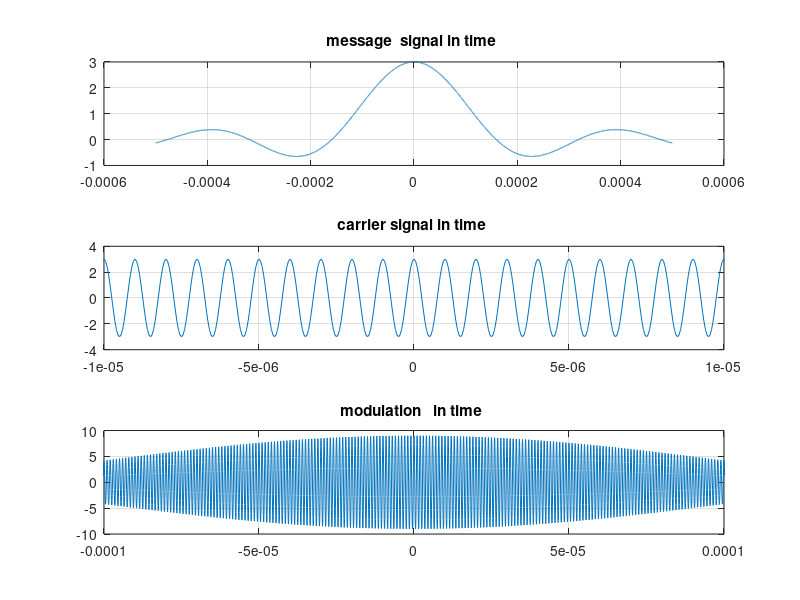
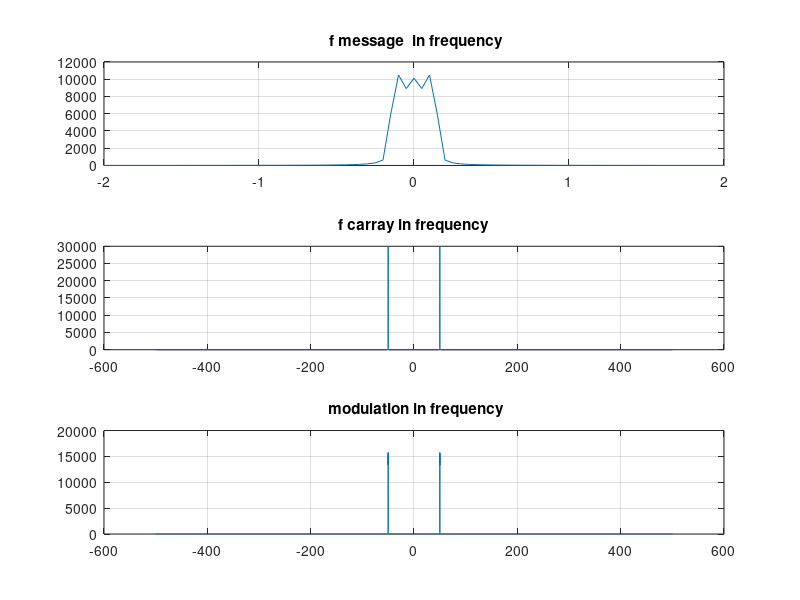
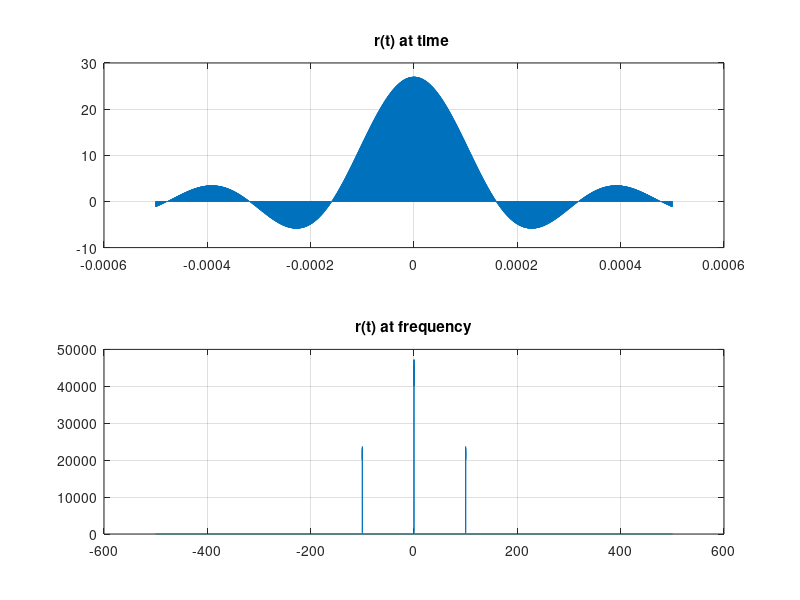
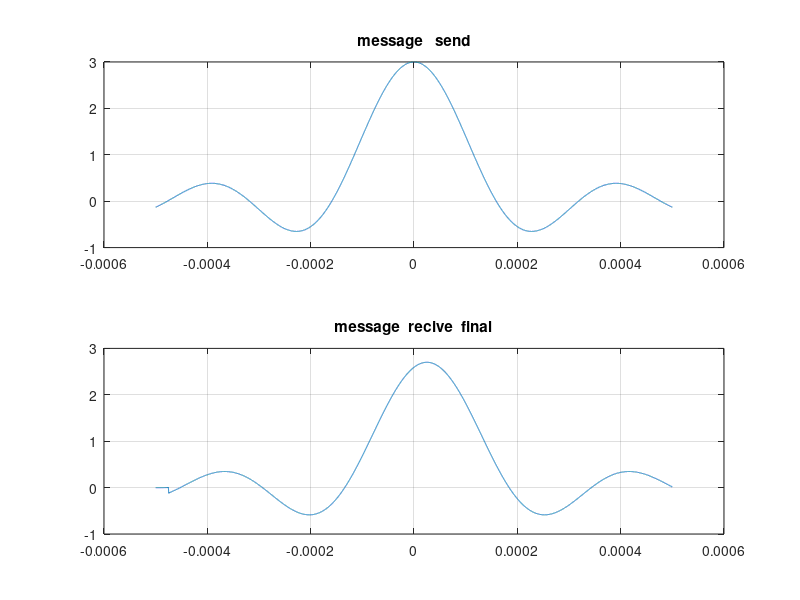

Here is the MATLAB script that generated these plots, in order:

pkg load signal ;
% modulation   
                                                     
fm=1000;                                                          %     message frequency 
fc=1000000;                                                       %      carrier  frequency 
st=1/(20*fc) ;                                                     % sample rate
t=-.0005:st:.0005;                           

                                               
m=3*sinc(2*pi*fm*t);                             % the message 
c=3*cos(2*pi*fc*t);                              % the carrier 
s=m.*c;                                         %  s(m)

%  plotint  in time  domain 
figure(1) 
subplot(3,1,1);plot(t,m);title("message  signal in time ");grid on ;    
subplot(3,1,2);plot(t,c);title("carrier signal in time ");  grid on ;    axis( [-10/fc 10/fc -4 4 ] );
subplot(3,1,3);plot(t,s);title("modulation   in time ");grid on ;    axis( [-100/fc 100/fc -10 10 ] );


%  ploting int frequency  domain  

f=linspace(-fm/2,fm/2,length(t));               %  calcuting  the frequency


m_freq=fftshift(fft(m));                        % message  in frequency

c_freq=fftshift(fft(c));                        % carray  in frequency

s_freq=fftshift(fft(s));                      % s(m)   in frequency



figure (2) ;
subplot(3,1,1);plot(f,abs(m_freq));title(" f message  in frequency"); grid on ;  axis([-2 2 ]);
subplot(3,1,2);plot(f,abs(c_freq));title("f carray in frequency"); grid on ;
subplot(3,1,3);plot(f,abs(s_freq));title(" modulation in frequency"); grid on ;






%%%%  demoduation    

r=s.*c;                            %   after demodulted     r(t)

r_freq=fftshift(fft(r));                % in frequency  
%r_freq=fft(r);
figure 3 ;

subplot(2,1,1) ,plot(t,r),title("r(t) at time "); grid on ;
subplot(2,1,2) ,plot(f,abs(r_freq)),title("r(t) at frequency"); grid on ; 



%%%    using  low pass filter   


%lf=fir1(1000,110/1000);
lf=fir1(1000,[0 .1]);


low_filter_r=filter(lf,5,r);
low_filter_r_freq=fftshift(fft(low_filter_r));

figure 
subplot(2,1,1) ,plot(t,m),title(" message   send "); grid on ;
subplot(2,1,2) ,plot(t,low_filter_r),title("message  recive  final"); grid on ;


